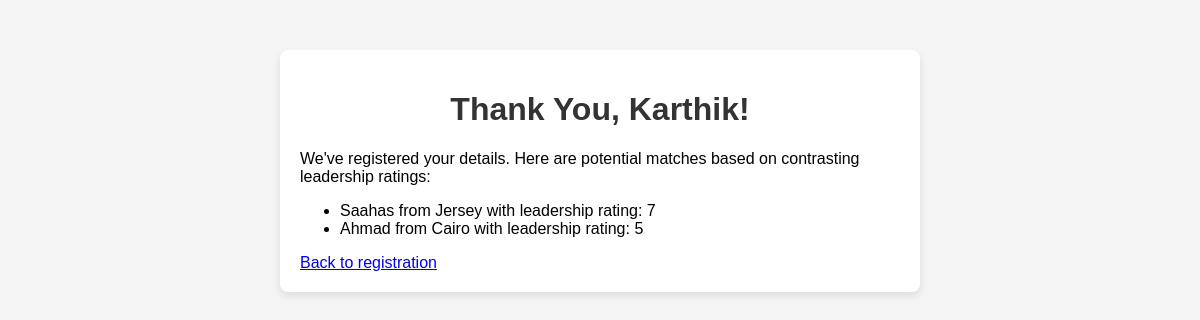
The app's page /thanks/ktalluri with its own data.
### teamCreation.py (models this page shows)
class TeamMember(db.Model):
    id = db.Column(db.Integer, primary_key=True)
    name = db.Column(db.String(80), nullable=False)
    hometown = db.Column(db.String(120), nullable=False)
    personal_id = db.Column(db.String(120), unique=True, nullable=False)
    leadership_rating = db.Column(db.Integer, nullable=False)

### teamCreation.py (the view)
@app.route('/thanks/<personal_id>')
def thank_you(personal_id):
    current_member = TeamMember.query.filter_by(personal_id=personal_id).first()
    if not current_member:
        return "Member not found", 404
    potential_matches = TeamMember.query.filter(
        TeamMember.id != current_member.id
    ).order_by(
        db.func.abs(TeamMember.leadership_rating - current_member.leadership_rating).desc()
    ).limit(5).all()
    return render_template('thank_you.html', current_member=current_member, matches=potential_matches)

### templates/thank_you.html (shortened to what this page needs)
<!DOCTYPE html>
<html>
<head>
    <link rel="stylesheet" href="{{ url_for('static', filename='styles.css') }}">
</head>
<body>
    <div class="container">
        <h1>Thank You, {{ current_member.name }}!</h1>
        <p>We've registered your details. Here are potential matches based on contrasting leadership ratings:</p>
        <ul>
            {% for match in matches %}
                <li>{{ match.name }} from {{ match.hometown }} with leadership rating: {{ match.leadership_rating }}</li>
            {% endfor %}
        </ul>
        <a href="{{ url_for('index') }}">Back to registration</a>
    </div>
</body>
</html>

### static/styles.css (style rules this page uses)
body { font-family: Arial, sans-serif; background-color: #f5f5f5; margin: 0; padding: 0; }
.container { max-width: 600px; margin: 50px auto; padding: 20px; background-color: #fff; border-radius: 8px; box-shadow: 0 4px 8px rgba(0, 0, 0, 0.1); }
h1 { text-align: center; color: #333; }

### records on screen
TeamMember: name "Karthik"
TeamMember: name "Saahas", hometown "Jersey", leadership_rating "7"
TeamMember: name "Ahmad", hometown "Cairo", leadership_rating "5"
